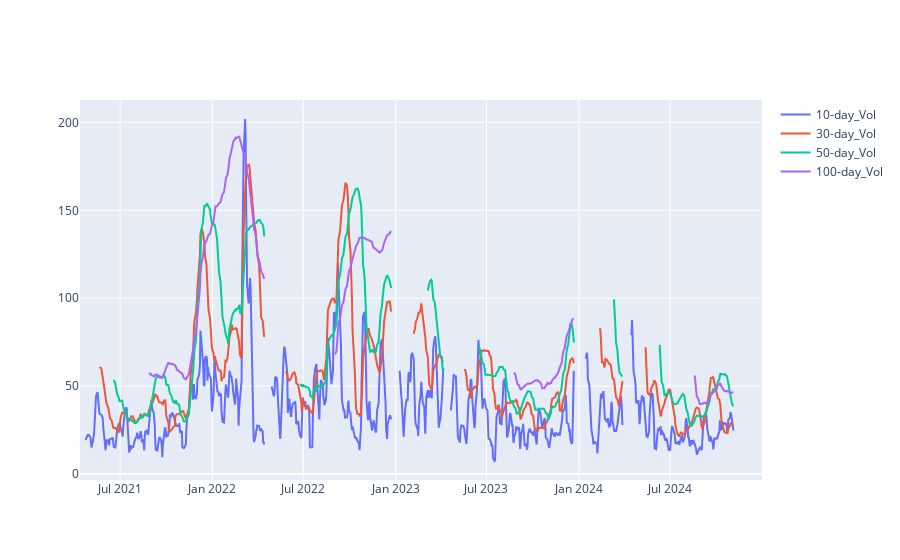

This figure's notebook cell:
### Markdown cell above
# Historical Volatility

### Code cell
histvol = Position_Reporting(positions, 'ACCU', current_date).rolling_vol()

fig = go.Figure()
for i in list(histvol)[1:]:
    fig.add_trace(go.Scatter(x=histvol['Date'], y=histvol[i], name=i))#, base=0))
    
fig.show()

### Figure 1 — Plotly figure (JSON) as saved in the notebook; plotly's stock layout.template omitted (floating-point values rounded to 4 significant figures; data arrays with more than 128 entries replaced by an {"elided": "..."} marker saying what was removed)
{"data": [{"name": "10-day_Vol", "type": "scatter", "x": {"elided": "972 str values"}, "y": {"elided": "972 float values"}}, {"name": "30-day_Vol", "type": "scatter", "x": {"elided": "972 str values"}, "y": {"elided": "972 float values"}}, {"name": "50-day_Vol", "type": "scatter", "x": {"elided": "972 str values"}, "y": {"elided": "972 float values"}}, {"name": "100-day_Vol", "type": "scatter", "x": {"elided": "972 str values"}, "y": {"elided": "972 float values"}}], "layout": {}}
